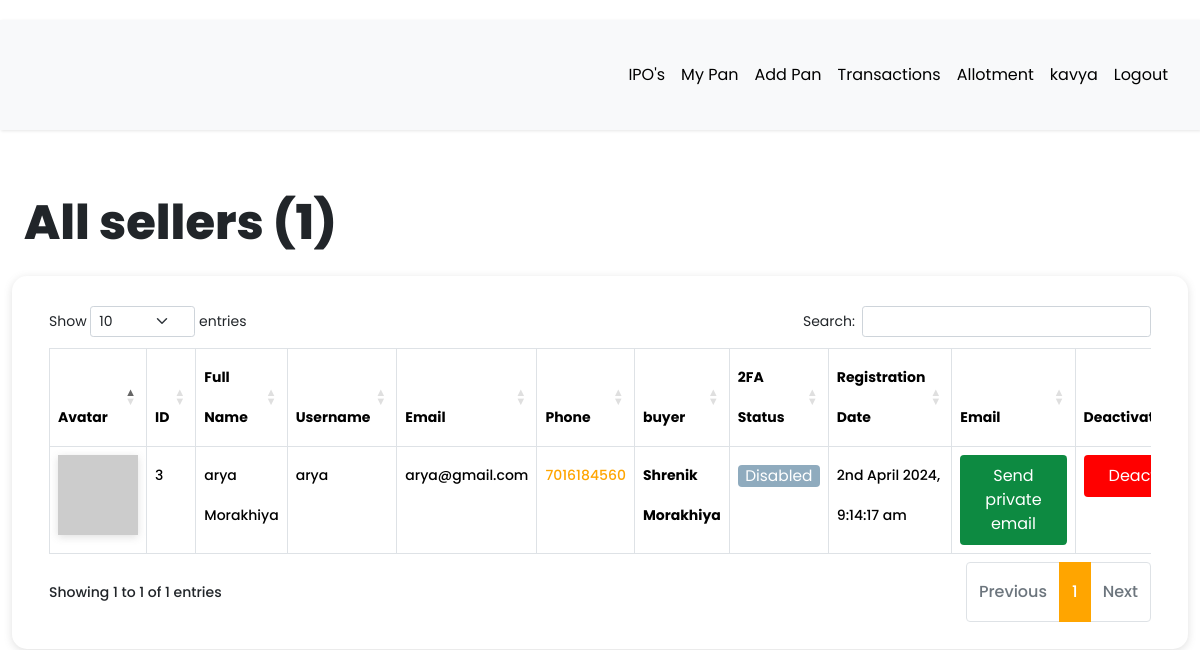
Screenshot of /dashboard/all-sellers (signed in) with the database file from the repository.
### app/models.py (models this page shows, shortened)
class User(db.Model, UserMixin):
    __tablename__ = "user"
    id = db.Column(db.Integer, primary_key=True)
    first_name = db.Column(db.String(64), index=True, default="First Name", nullable=False)
    last_name = db.Column(db.String(64), index=True, default="Last Name", nullable=False)
    username = db.Column(db.String(64), index=True, unique=True, nullable=False)
    email = db.Column(db.String(128), index=True, unique=True, nullable=False)
    password_hash = db.Column(db.String(128))
    confirm_password = db.Column(db.String(128))
    phone_number = db.Column(db.String(20), default="7016184560", nullable=False)
    verification_phone = db.Column(db.String(20))
    active = db.Column(db.Boolean, nullable=False, default=True)
    delete_account = db.Column(db.Boolean, default=False)
    registered_at = db.Column(db.DateTime, default=datetime.utcnow, nullable=False)
    emails = db.relationship("Email", backref="author", lazy="dynamic")
    type = db.Column(db.String(64))
    __mapper_args__ = {"polymorphic_identity": "user", "polymorphic_on": "type"}
    def two_factor_enabled(self):
        return self.verification_phone is not None
    @property
    def is_active(self):
        return self.active
    def avatar(self, size):
        digest = md5(self.email.lower().encode("utf-8")).hexdigest()
        return f"https://www.gravatar.com/avatar/{digest}?d=identicon&s={size}"

class Seller(User):
    __tablename__ = "seller"
    id = db.Column(
        db.Integer,
        db.ForeignKey("user.id", ondelete="CASCADE", name="fk_seller_user_id"),  # Explicit FK name
        primary_key=True
    )
    current_residence = db.Column(db.String(64), default="Ahmedabad, Gujarat")
    buyer_id = db.Column(db.Integer, db.ForeignKey("buyer.id", ondelete="CASCADE"))
    buyer = db.relationship(
        "Buyer", backref="buyer", foreign_keys=[buyer_id], passive_deletes=True
    )
    __mapper_args__ = {"polymorphic_identity": "seller", "polymorphic_load": "inline"}

### app/routes.py (the view)
@app.route("/dashboard/all-sellers")
@login_required
def all_sellers():
    sellers = Seller.query.all()
    all_registered_sellers = len(sellers)
    return render_template(
        "admin/all_sellers.html",
        title="All sellers",
        sellers=sellers,
        all_registered_sellers=all_registered_sellers,
    )

### app/models.py (called while the page is built)
@login.user_loader
def load_user(id):
    return User.query.get(int(id))

### app/templates/admin/all_sellers.html (shortened to what this page needs)
{% extends 'base.html' %}
{% block current_user_content %}
    <div class="container-fluid content">
        <div class="row">
            <div class="col-md-12">
                <h1 class="mt-4 mb-4">{{ title }} ({{ all_registered_sellers }})</h1>
            </div>
        </div>
        <div class="row users">
            <div class="col-md-12">
                <div class="table-responsive">
                    <table id="data" class="table table-hover table-bordered">
                        <thead>
                            <tr>
                                <th>Avatar</th>
                                <th>ID</th>
                                <th>Full Name</th>
                                <th>Username</th>
                                <th>Email</th>
                                <th>Phone</th>
                                <th>buyer</th>
                                <th>2FA Status</th>
                                <th>Registration Date</th>
                                <th>Email</th>
                                {% if current_user.type == 'admin' %}
                                    <th>Deactivate</th>
                                {% endif %}
                            </tr>
                        </thead>
                        <tbody>
                            {% for seller in sellers %}
                                <tr>
                                    <td><img src="{{ seller.avatar(25) }}"></td>
                                    <td>{{ seller.id }}</td>
                                    <td>{{ seller.first_name }} {{ seller.last_name }}</td>
                                    <td>{{ seller.username }}</td>
                                    <td>{{ seller.email }}</td>
                                    <td><a href="https://wa.me/{{ seller.phone_number | replace('+', '') }}?text=Hello%20From%20somaSOMA" target="_blank">{{ seller.phone_number }}</a></td>
                                    <td><strong>{{ seller.buyer.first_name }} {{ seller.buyer.last_name }}</strong></td>
                                    {% if seller.two_factor_enabled() %}
                                        <td><span class="label label-info"> Enabled </span></td>
                                    {% else %}
                                        <td><span class="label label-info"> Disabled </span></td>
                                    {% endif %}
                                    <td>{{ moment(seller.registered_at).format('Do MMMM YYYY, h:mm:ss a') }}</td>
                                    <td>
                                        {% if seller.email == current_user.email %}
                                            <a
                                                href=" {{ url_for('compose_direct_email_to_seller', email=seller.email) }} "
                                                class="btn link_disabled"
                                                style="background-color: #0d8a41; color: white;">
                                                Send Private Email
                                            </a>
                                        {% else %}
                                            <a
                                                href=" {{ url_for('compose_direct_email_to_seller', email=seller.email) }} "
                                                class="btn"
                                                style="background-color: #0d8a41; color: white;">
                                                    Send private email
                                            </a>
                                        {% endif %}
                                    </td>
                                    {% if current_user.type == 'admin' %}
                                        <td>
                                            {% if seller.active == True %}
                                                {% if current_user.username == seller.username %}
                                                    <button style="background-color: red; color: white;" class="btn" data-toggle="modal" data-target="#adminModalCenter">
                                                        Deactivate
                                                    </button>
                                                    <div class="modal fade" id="sellerModalCenter" tabindex="-1" role="dialog" aria-labelledby="sellerModalCenterTitle" aria-hidden="true">
                                                        <div class="modal-dialog modal-dialog-centered" role="document">
                                                            <div class="modal-content">
                                                                <div class="modal-header">
                                                                <h3 class="modal-title" id="sellerModalLongTitle">Are You Sure?</h3>
                                                                <button type="button" class="close" data-dismiss="modal" aria-label="Close">
                                                                    <span aria-hidden="true">&times;</span>
                                                                </button>
                                                                </div>
                                                                <div class="modal-body">
                                                                <p>
                                                                    This action is not permanent. It can be reversed. <br><br>
                                                                    <a
                                                                        href=" {{ url_for('deactivate_seller', username=seller.username) }} "
                                                                        class="btn link_disabled"
                                                                        style="background-color: red; color: white;">
                                                                            Deactivate seller
                                                                    </a>
                                                                </p>
                                                                </div>
                                                                <div class="modal-footer">
                                                                <button type="button" class="btn btn-secondary" data-dismiss="modal">Close</button>
                                                                </div>
                                                            </div>
                                                        </div>
                                                    </div>
                                                {% else %}
                                                    <button style="background-color: red; color: white;" class="btn" data-toggle="modal" data-target="#seller2ModalCenter">
                                                        Deactivate
                                                    </button>
                                                {% endif %}
                                            {% endif %}
                                        </td>
                                    {% endif %}
                                </tr>
                            {% endfor %}
                        </tbody>
                    </table>
                </div>
            </div>
        </div>
    </div>
{% endblock %}

### app/templates/base.html (shortened to what this page needs)
<!DOCTYPE html>
<html lang="eng">
<head>
  <link rel="stylesheet" href="https://cdnjs.cloudflare.com/ajax/libs/intl-tel-input/16.0.4/css/intlTelInput.css">
  <link rel="stylesheet" type="text/css" href="https://cdn.datatables.net/1.10.25/css/dataTables.bootstrap5.css">
  <link rel="stylesheet" href="../static/css/navbar.css">
  {% if current_user.is_authenticated %}
  <link rel="stylesheet" type="text/css" href="{{ url_for('static', filename='css/custom_current_user.css') }}"
    alt="52 Not available at this momoent">
  <link href="https://cdn.jsdelivr.net/npm/bootstrap@5.3.3/dist/css/bootstrap.min.css" rel="stylesheet"
>
  <link rel="stylesheet" href="../static/css/main.css">
  <link rel="stylesheet"
    href="https://cdnjs.cloudflare.com/ajax/libs/malihu-custom-scrollbar-plugin/3.1.5/jquery.mCustomScrollbar.min.css">
  {% endif %}
</head>
<body>
    {% if current_user.is_authenticated %}
    {% if current_user.is_active %}
    <div class="wrapper">
      <div id="content">
        <nav class="navbar navbar-expand-lg navbar-light bg-light">
          <div class="container-fluid">
            <div class="collapse navbar-collapse" id="navbarSupportedContent">
              <ul class="nav navbar-nav ms-auto">
                  <li class="nav-item">
                      <a class="nav-link {{ 'link_disabled' if request.endpoint == 'view_product' else '' }}" href="{{ url_for('view_product') }}" alt="459 Not available at this moment">IPO's</a>
                  </li>
                  <li class="nav-item">
                      <a class="nav-link {{ 'link_disabled' if request.endpoint == 'all_pan' else '' }}" href="{{ url_for('all_pan') }}" alt="459 Not available at this moment">My Pan</a>
                  </li>
                  <li class="nav-item">
                      <a class="nav-link {{ 'link_disabled' if request.endpoint == 'add_pan' else '' }}" href="{{ url_for('add_pan') }}" alt="459 Not available at this moment">Add Pan</a>
                  </li>
                  <li class="nav-item">
                    <a class="nav-link {{ 'link_disabled' if request.endpoint == 'all_transaction' else '' }}" href="{{ url_for('all_transaction') }}" alt="459 Not available at this moment">Transactions</a>
                </li>
                  <li class="nav-item">
                      <a class="nav-link {{ 'link_disabled' if request.endpoint == 'checking_allotment' else '' }}" href="{{ url_for('checking_allotment') }}" alt="459 Not available at this moment">Allotment</a>
                  </li>
                  <li class="nav-item ">
                    <a class="nav-link {{ 'link_disabled' if request.endpoint == 'dashboard' else '' }}" href="{{ url_for('dashboard') }}" alt="459 Not available at this moment">{{ current_user.username }}</a>
                  </li>
                  <li class="nav-item">
                      <a class="nav-link {{ 'link_disabled' if request.endpoint == 'logout' else '' }}" href="{{ url_for('logout') }}" alt="459 Not available at this moment">Logout</a>
                  </li>
              </ul>
          </div>
          </div>
        </nav>
        {% block current_user_content %}
        {% endblock %}
      </div>
    </div>
    {% endif %}
    {% endif %}
</body>
</html>

### app/static/css/navbar.css (style rules this page uses)
:root { --default-primary: #90f188; --default-secondary: #0f1d07; --container-gutter: clamp(2.5rem, 2.6455026455vw, 3.325rem); --theme-primary: var(--default-primary); --theme-secondary: var(--default-secondary); }

### app/static/css/custom_current_user.css (style rules this page uses)
body { font-family: 'Poppins', sans-serif; background: #fafafa; }
a, a:hover, a:focus { color: inherit; text-decoration: none; transition: all 0.3s; }
.navbar { padding: 15px 10px; background: #fff; border: none; border-radius: 0; margin-bottom: 40px; box-shadow: 1px 1px 3px #0000001a; }
.wrapper { display: flex; width: 100%; }
#content { width: calc(100%); padding-top: 20px; padding-bottom: 20px; min-height: 100vh; transition: all 0.3s; position: absolute; top: 0; right: 0; }
.users { margin-bottom: 25px; padding: 25px; border-radius: 15px; box-shadow: #63636333 0px 2px 8px 0px; }
.btn { display: inline-block; font-weight: 400; line-height: 0.5; color: #575555; text-align: center; text-decoration: none; vertical-align: middle; cursor: pointer; -webkit-user-select: none; -moz-user-select: none; -ms-user-select: none; user-select: none; background-color: #c2c2c2; border: 1px solid transparent; padding: 0.8rem 0.8rem; font-size: 1.1em; border-radius: 0.25rem; transition: color 0.15s ease-in-out, background-color 0.15s ease-in-out, border-color 0.15s ease-in-out, box-shadow 0.15s ease-in-out; }
.label { display: inline-block; font-weight: 400; line-height: 0.5; text-align: center; text-decoration: none; vertical-align: middle; cursor: pointer; -webkit-user-select: none; -moz-user-select: none; -ms-user-select: none; user-select: none; background-color: #e2e2e2; border: 1px solid transparent; padding: 0.4rem 0.4rem; font-size: 1.1em; border-radius: 0.25rem; transition: color 0.15s ease-in-out, background-color 0.15s ease-in-out, border-color 0.15s ease-in-out, box-shadow 0.15s ease-in-out; }
.label-info { background-color: #8fabbe; }
.label-info, .label-success, .label-warning, .label-danger, .label-info:hover, .label-success:hover, .label-warning:hover, .label-danger:hover { color: white; }
img { box-shadow: #63636333 0px 2px 8px 0px; }

### rows the page displays
User: username "kavya"
Seller: id "3", first_name "arya", last_name "Morakhiya", username "arya", email "arya@gmail.com", phone_number "7016184560", buyer.first_name "Shrenik", buyer.last_name "Morakhiya"
User: registered_at "2nd April 2024, 9:14:17 am"

### other values shown
{{ title }} "All sellers"
{{ all_registered_sellers }} "1"
